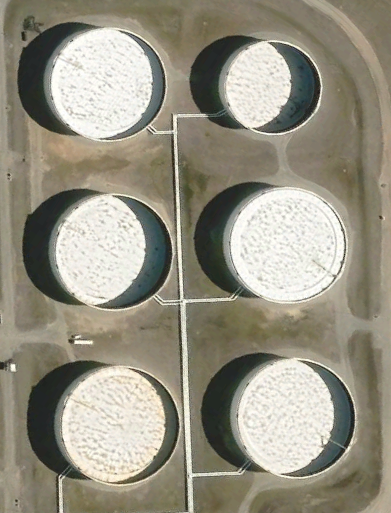
#> input picture data/oil_tank_dataset/comparision/Feb 21 2020 5.30AM/tank1_feb.png, 391 x 513 px
$ python v_final.py
#> lines starting #> are read from the running program, lines starting #| are printed output that depends on the picture; after the words box and inside, x2 and y2 are one past the last pixel; in counts of white or black regions, pixels touching at a corner belong together
#> the answer given: ../data/oil_tank_dataset/comparision/Feb 21 2020 5.30AM
#> the answer given: ../data/oil_tank_dataset/comparision/Feb 21 2020 5.30AM
import cv2
import numpy as np
import os
import pandas as pd
import tkinter as tk
from tkinter import filedialog
import sys
sys.stdout.reconfigure(encoding='utf-8')


# ---------------- CONFIG (same as before) ----------------
HOUGH_DP = 1.0
HOUGH_MIN_DIST = 75
HOUGH_PARAM1 = 195
HOUGH_PARAM2 = 45
HOUGH_MIN_RADIUS = 20
HOUGH_MAX_RADIUS = 120

DRAW_ALPHA = 0.5
MORPH_RELATIVE = 0.04
FILL_KERNEL_MIN = 3

FULL_BRIGHT_MEAN = 155
FULL_BRIGHT_STD = 15

MIN_SHADOW_AREA_FRAC = 0.121
RELAX_MIN_SHADOW_AREA_FRAC = 0.012
MIN_NEAR_EDGE_FRAC = 0.15
RELAX_NEAR_EDGE_FRAC = 0.10
MIN_OFFSET_FRAC = 0.08
RELAX_OFFSET_FRAC = 0.05
MIN_CONTRAST = 18

FULL_VOLUME_THRESHOLD = 12.0  # ✅ Tanks with ≤12% shadow are considered full

OUT_SUFFIX = "_shadow_output.png"


# ---------------- Helper utilities ----------------
def safe_percentile(arr, q, default=0):
    try:
        return float(np.percentile(arr, q))
    except Exception:
        return default


# ---------------- Core function ----------------
def detect_and_calculate_shadow_percentage(image_path, out_folder, results):
    img = cv2.imread(image_path)
#> img is the input picture: shape (513, 391, 3); mean B, G, R 130.8, 146.2, 150.3
    if img is None:
        print(f"[ERR] Cannot open {image_path}")
        return

    h_img, w_img = img.shape[:2]
#> h_img = 513; w_img = 391
    output_image = img.copy()
    hsv_full = cv2.cvtColor(img, cv2.COLOR_BGR2HSV)
#> hsv_full: shape (513, 391, 3); mean H, S, V 29.1, 41.1, 151.5
    v_full = hsv_full[:, :, 2]
    v_blur_for_hough = cv2.medianBlur(v_full, 5)
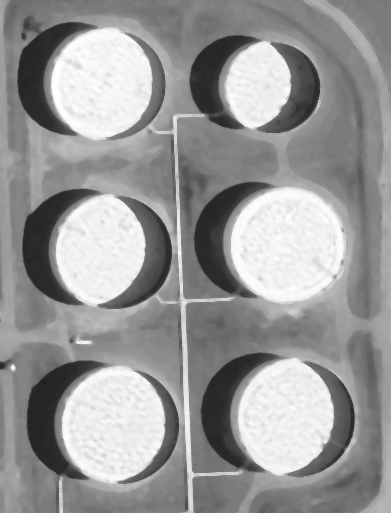
#> v_blur_for_hough: shape (513, 391); min 34, max 255, mean 151.8

    circles = cv2.HoughCircles(
        v_blur_for_hough,
        cv2.HOUGH_GRADIENT,
        dp=HOUGH_DP,
        minDist=HOUGH_MIN_DIST,
        param1=HOUGH_PARAM1,
        param2=HOUGH_PARAM2,
        minRadius=HOUGH_MIN_RADIUS,
        maxRadius=HOUGH_MAX_RADIUS
    )
#> circles = [[120.5, 425.5, 58], [286.5, 245.5, 56.7], [296.5, 417.5, 58.6], [109.5, 252.5, 61.8], [97.5, 80.5, 54.4], [265.5, 86.5, 47.1]]

    if circles is None:
        print(f"No tanks detected in {os.path.basename(image_path)}")
        return

    circles = np.around(circles[0, :]).astype(int)
#> circles = [[120, 426, 58], [286, 246, 57], [296, 418, 59], [110, 252, 62], [98, 80, 54], [266, 86, 47]]
    print(f"Processing {os.path.basename(image_path)} -> found {len(circles)} circles")
#| Processing tank1_feb.png -> found 6 circles

    for idx, (cx, cy, r) in enumerate(circles, start=1):
        cx, cy, r = int(cx), int(cy), int(r)
        if r <= 4:
            continue

        x1 = max(cx - r, 0)
        y1 = max(cy - r, 0)
        x2 = min(cx + r, w_img - 1)
        y2 = min(cy + r, h_img - 1)
        crop_bgr = img[y1:y2 + 1, x1:x2 + 1].copy()
        if crop_bgr.size == 0:
            print(f"  Tank {idx}: empty crop, skipping")
            continue

        h_crop, w_crop = crop_bgr.shape[:2]
        cxc = cx - x1
        cyc = cy - y1
        r_cropped = int(min(r, cxc, cyc, w_crop - 1 - cxc, h_crop - 1 - cyc))
        if r_cropped <= 4:
            print(f"  Tank {idx}: too small after crop, skipping")
            continue

        mask_full = np.zeros((h_crop, w_crop), dtype=np.uint8)
        cv2.circle(mask_full, (cxc, cyc), r_cropped, 255, -1)
        circle_area_px = int(np.count_nonzero(mask_full))
        if circle_area_px == 0:
            continue

        hsv_crop = cv2.cvtColor(crop_bgr, cv2.COLOR_BGR2HSV)
        v_crop = hsv_crop[:, :, 2]

        circle_vals = v_crop[mask_full == 255]
        mean_brightness = float(np.mean(circle_vals)) if circle_vals.size else 0.0
        std_brightness = float(np.std(circle_vals)) if circle_vals.size else 0.0

        # ✅ Handle full/bright tanks (100% volume)
        if mean_brightness >= FULL_BRIGHT_MEAN and std_brightness <= FULL_BRIGHT_STD:
            shadow_percentage = 0.0
            volume_percentage = 100.0
            print(f"  Tank {idx}: FULL (bright uniform) → 100% volume")

            # Record and draw
            results.append({
                "Image Name": os.path.basename(image_path),
                "Tank Index": idx,
                "Shadow %": round(shadow_percentage, 2),
                "Volume %": round(volume_percentage, 2)
            })
            cv2.circle(output_image, (cx, cy), r, (0, 255, 0), 2)
            text_pos = (max(cx - r, 5), max(cy - r - 10, 15))
            cv2.putText(output_image, f"{volume_percentage:.1f}%", text_pos,
                        cv2.FONT_HERSHEY_SIMPLEX, 0.6, (0, 255, 0), 2, cv2.LINE_AA)
            continue

        # --- Normal shadow-based calculation ---
        sigma = max(1.0, r_cropped * 0.5)
        bg = cv2.GaussianBlur(v_crop, (0, 0), sigmaX=sigma)
        diff_img = cv2.subtract(bg, v_crop)
        diff_vals = diff_img[mask_full == 255]
        if diff_vals.size == 0:
            print(f"  Tank {idx}: no diff values, skip")
            continue

        thr_val = safe_percentile(diff_vals, 68, default=10)
        thr_val = max(8, int(round(thr_val)))

        shadow_mask = np.zeros_like(diff_img, dtype=np.uint8)
        shadow_mask[(diff_img >= thr_val) & (mask_full == 255)] = 255

        kern_size = max(FILL_KERNEL_MIN, int(round(r_cropped * MORPH_RELATIVE)))
        if kern_size % 2 == 0:
            kern_size += 1
        morph_k = cv2.getStructuringElement(cv2.MORPH_ELLIPSE, (kern_size, kern_size))
        shadow_clean = cv2.morphologyEx(shadow_mask, cv2.MORPH_CLOSE, morph_k, iterations=2)
        shadow_clean = cv2.morphologyEx(shadow_clean, cv2.MORPH_OPEN, morph_k, iterations=1)

        contours, _ = cv2.findContours(shadow_clean, cv2.RETR_EXTERNAL, cv2.CHAIN_APPROX_SIMPLE)
        if not contours:
            print(f"  Tank {idx}: no dark region found")
            shadow_percentage = 0.0
            volume_percentage = 100.0
            print(f"  Tank {idx}: AUTO-FULL (no shadow region) → 100% volume")
            results.append({
                "Image Name": os.path.basename(image_path),
                "Tank Index": idx,
                "Shadow %": round(shadow_percentage, 2),
                "Volume %": round(volume_percentage, 2)
            })
            cv2.circle(output_image, (cx, cy), r, (0, 255, 0), 2)
            text_pos = (max(cx - r, 5), max(cy - r - 10, 15))
            cv2.putText(output_image, f"{volume_percentage:.1f}%", text_pos,
                        cv2.FONT_HERSHEY_SIMPLEX, 0.6, (0, 255, 0), 2, cv2.LINE_AA)
            continue

        main_shadow = max(contours, key=cv2.contourArea)
        main_area = cv2.contourArea(main_shadow)
        area_frac = main_area / float(circle_area_px)

        if area_frac < MIN_SHADOW_AREA_FRAC:
            if area_frac < RELAX_MIN_SHADOW_AREA_FRAC:
                print(f"  Tank {idx}: shadow too small (area_frac={area_frac:.3f}), skip")
                continue

        M = cv2.moments(main_shadow)
        if M.get("m00", 0) == 0:
            print(f"  Tank {idx}: shadow moment zero, skip")
            continue
        sx = int(M["m10"] / M["m00"])
        sy = int(M["m01"] / M["m00"])
        offset_ratio = np.hypot((sx - cxc), (sy - cyc)) / float(r_cropped)

        pts = main_shadow.reshape(-1, 2)
        dists = np.sqrt((pts[:, 0] - cxc) ** 2 + (pts[:, 1] - cyc) ** 2)
        near_edge_count = int(np.count_nonzero(dists >= (0.85 * r_cropped)))
        proportion_near_edge = near_edge_count / float(max(1, len(pts)))

        dark_vals = v_crop[shadow_clean == 255]
        if dark_vals.size == 0:
            print(f"  Tank {idx}: dark region has no pixels, skip")
            continue
        mean_dark = float(np.mean(dark_vals))
        contrast = mean_brightness - mean_dark

        accept = False
        mode = None
        if (area_frac >= MIN_SHADOW_AREA_FRAC and
            (proportion_near_edge >= MIN_NEAR_EDGE_FRAC or offset_ratio >= MIN_OFFSET_FRAC) and
            contrast >= MIN_CONTRAST):
            accept = True
            mode = "strict"
        else:
            if (area_frac >= RELAX_MIN_SHADOW_AREA_FRAC and
                (proportion_near_edge >= RELAX_NEAR_EDGE_FRAC or offset_ratio >= RELAX_OFFSET_FRAC) and
                contrast >= (MIN_CONTRAST - 6)):
                accept = True
                mode = "relaxed"

        if not accept:
            print(f"  Tank {idx}: rejected (area={area_frac:.3f}, offset={offset_ratio:.3f}, edge={proportion_near_edge:.3f}, contrast={contrast:.1f})")
            continue

        selected_mask = np.zeros_like(shadow_clean)
        cv2.drawContours(selected_mask, [main_shadow], -1, 255, -1)

        fill_k = cv2.getStructuringElement(cv2.MORPH_ELLIPSE, (max(3, kern_size), max(3, kern_size)))
        dilated = cv2.dilate(selected_mask, fill_k, iterations=2)
        seed_x = np.clip(sx, 0, w_crop - 1)
        seed_y = np.clip(sy, 0, h_crop - 1)
        if dilated[seed_y, seed_x] == 0:
            nz = np.transpose(np.nonzero(selected_mask))
            if nz.shape[0] > 0:
                seed_y, seed_x = int(nz[0][0]), int(nz[0][1])
            else:
                seed_x, seed_y = cxc, cyc

        flood = dilated.copy()
        flood_mask = np.zeros((h_crop + 2, w_crop + 2), dtype=np.uint8)
        try:
            cv2.floodFill(flood, flood_mask, (seed_x, seed_y), 255)
        except Exception:
            flood = dilated

        flood = cv2.bitwise_and(flood, mask_full)
        flood = cv2.bitwise_or(selected_mask, flood)
        flood = cv2.morphologyEx(flood, cv2.MORPH_CLOSE, fill_k, iterations=1)

        num_labels, labels, stats, _ = cv2.connectedComponentsWithStats(flood, connectivity=8)
        if num_labels > 1:
            min_comp_area = max(8, int(0.001 * circle_area_px))
            cleaned = np.zeros_like(flood)
            for lbl in range(1, num_labels):
                area = int(stats[lbl, cv2.CC_STAT_AREA])
                if area >= min_comp_area:
                    cleaned[labels == lbl] = 255
            flood = cleaned

        final_shadow_pixels = int(np.count_nonzero(flood))
        shadow_percentage = (final_shadow_pixels / float(circle_area_px)) * 100.0
        shadow_percentage = min(100.0, shadow_percentage)
        volume_percentage = 100.0 - shadow_percentage

        # ✅ Treat ≤12% shadow as full
        if shadow_percentage <= FULL_VOLUME_THRESHOLD:
            volume_percentage = 100.0
            shadow_percentage = 0.0
            print(f"  Tank {idx}: AUTO-FULL (shadow ≤ {FULL_VOLUME_THRESHOLD}%) → 100% volume")

        overlay_crop = crop_bgr.copy()
        overlay_color = np.zeros_like(overlay_crop)
        overlay_color[:, :] = (0, 0, 255)
        sel_mask_3c = cv2.merge([flood, flood, flood])
        blend = cv2.addWeighted(overlay_crop, 1 - DRAW_ALPHA, overlay_color, DRAW_ALPHA, 0)
        overlay_crop = np.where(sel_mask_3c == 255, blend, overlay_crop).astype(np.uint8)
        output_image[y1:y2 + 1, x1:x2 + 1] = overlay_crop

        color = (0, 255, 0) if volume_percentage == 100.0 else (0, 0, 255)
        cv2.circle(output_image, (cx, cy), r, color, 2)
        text_pos = (max(cx - r, 5), max(cy - r - 10, 15))
        cv2.putText(output_image, f"{volume_percentage:.1f}%", text_pos,
                    cv2.FONT_HERSHEY_SIMPLEX, 0.6, color, 2, cv2.LINE_AA)

        results.append({
            "Image Name": os.path.basename(image_path),
            "Tank Index": idx,
            "Shadow %": round(shadow_percentage, 2),
            "Volume %": round(volume_percentage, 2)
        })

        print(f"  Tank {idx}: ACCEPTED ({mode}) area={area_frac:.3f} offset={offset_ratio:.3f} edge={proportion_near_edge:.3f} contrast={contrast:.1f} -> {shadow_percentage:.1f}%")
#> this loop made 6 passes
#> (cx, cy, r, x1, y1, x2, y2, h_crop) on passes 1, 3, 4, 5, 6: (120, 426, 58, 62, 368, 178, 484, 117), (296, 418, 59, 237, 359, 355, 477, 119), (110, 252, 62, 48, 190, 172, 314, 125), (98, 80, 54, 44, 26, 152, 134, 109), (266, 86, 47, 219, 39, 313, 133, 95)
#> (cx, cy, r, x1, y1, x2, y2, h_crop) on pass 2: (286, 246, 57, 229, 189, 343, 303, 115)
#|   Tank 1: ACCEPTED (strict) area=0.136 offset=0.690 edge=0.748 contrast=117.9 -> 17.8%
#|   Tank 2: shadow too small (area_frac=0.005), skip
#|   Tank 3: ACCEPTED (strict) area=0.218 offset=0.602 edge=0.680 contrast=109.8 -> 26.3%
#|   Tank 4: ACCEPTED (strict) area=0.242 offset=0.586 edge=0.642 contrast=96.7 -> 29.6%
#|   Tank 5: AUTO-FULL (shadow ≤ 12.0%) → 100% volume
#|   Tank 5: ACCEPTED (relaxed) area=0.063 offset=0.803 edge=1.000 contrast=97.7 -> 0.0%
#|   Tank 6: ACCEPTED (strict) area=0.283 offset=0.560 edge=0.583 contrast=95.9 -> 33.4%
#> pass 1, in detect_and_calculate_shadow_percentage, `crop_bgr = img[y1:y2 + 1, x1:x2 + 1].copy()`:
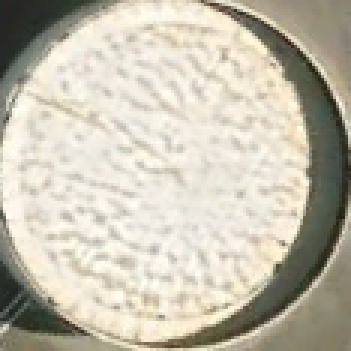
#> crop_bgr: shape (117, 117, 3) (shown 3 times larger); mean B, G, R 175.1, 190.8, 196.4
#> after the loop:
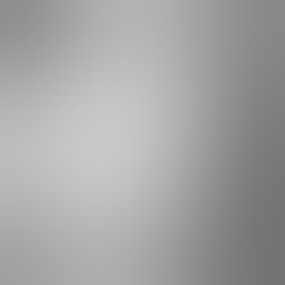
#> bg: shape (95, 95) (shown 3 times larger); min 115, max 201, mean 164.4
#> after the loop:
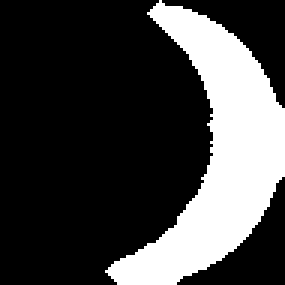
#> cleaned: shape (95, 95) (shown 3 times larger); 25.6% white; 1 white region, box (x1, y1, x2, y2) and area: (35, 0, 95, 95) 2309
#> after the loop:
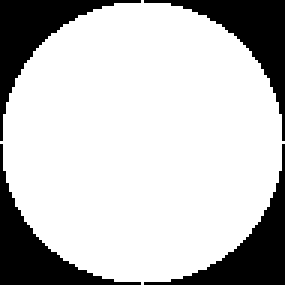
#> mask_full: shape (95, 95) (shown 3 times larger); 76.7% white; 4 black regions, box (x1, y1, x2, y2) and area: (0, 0, 47, 47) 526, (48, 0, 95, 47) 526, (0, 48, 47, 95) 526, (48, 48, 95, 95) 526
#> after the loop:
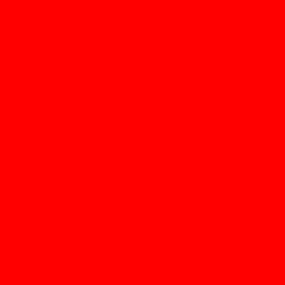
#> overlay_color: shape (95, 95, 3) (shown 3 times larger); mean B, G, R 0, 0, 255
#> after the loop: selected_mask: shape (95, 95); 23% white; 1 white region, box (x1, y1, x2, y2) and area: (37, 3, 95, 95) 2074
#> after the loop: shadow_clean: shape (95, 95); 26% white; 6 white regions (1 under 20 px), largest, box (x1, y1, x2, y2) and area: (37, 3, 95, 95) 2074, (0, 39, 11, 70) 117, (20, 0, 46, 12) 85, (8, 72, 19, 84) 35, (2, 30, 9, 37) 29
#> after the loop: shadow_mask: shape (95, 95); 24.6% white; 13 white regions (10 under 20 px), largest, box (x1, y1, x2, y2) and area: (34, 3, 95, 94) 2005, (1, 55, 30, 91) 89, (12, 1, 47, 17) 80
#> after the loop:
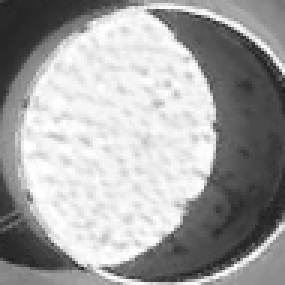
#> v_crop: shape (95, 95) (shown 3 times larger); min 29, max 255, mean 163.6
#> after the loop, nz = 689 pairs, first value 0 to 86, second value 0 to 63; results = 5 items

    os.makedirs(out_folder, exist_ok=True)
    base = os.path.splitext(os.path.basename(image_path))[0]
    out_path = os.path.join(out_folder, base + OUT_SUFFIX)
    cv2.imwrite(out_path, output_image)
    print(f"Saved -> {out_path}")
#| Saved -> ../data/oil_tank_dataset/comparision/Feb 21 2020 5.30AM/tank1_feb_shadow_output.png


# ---------------- Main (folder selection) ----------------
if __name__ == "__main__":
    root = tk.Tk()
    root.withdraw()

    print("Select INPUT folder with images.")
    input_folder = filedialog.askdirectory(title="Select INPUT folder (images)")
    if not input_folder:
        print("No input folder selected — exiting.")
        raise SystemExit

    print("Select OUTPUT folder to save annotated results (or Cancel to create 'shadow_output' inside input).")
    output_folder = filedialog.askdirectory(title="Select OUTPUT folder (or Cancel)")
    if not output_folder:
        output_folder = os.path.join(input_folder, "shadow_output")
        os.makedirs(output_folder, exist_ok=True)

    print(f"\nInput:  {input_folder}")
    print(f"Output: {output_folder}\n")

    exts = (".png", ".jpg", ".jpeg", ".bmp", ".tif", ".tiff")
    files = [f for f in sorted(os.listdir(input_folder))
             if f.lower().endswith(exts) and not f.lower().endswith(OUT_SUFFIX)]

    if not files:
        print("No images found in input folder. Exiting.")
        raise SystemExit

    results = []

    for fname in files:
        path = os.path.join(input_folder, fname)
        print(f"\n=== {fname} ===")
        detect_and_calculate_shadow_percentage(path, output_folder, results)
#> pass 2 of the loop `for fname in files:`:
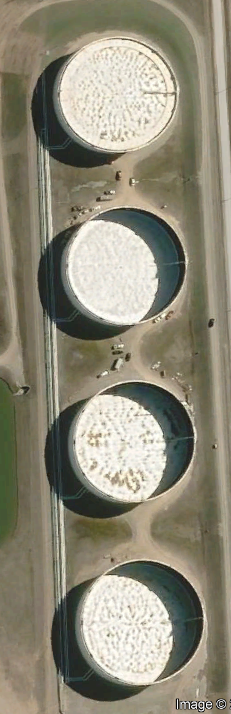
#> input picture data/oil_tank_dataset/comparision/Feb 21 2020 5.30AM/tank2_feb.png, 231 x 714 px
#> in detect_and_calculate_shadow_percentage, img is the input picture: shape (714, 231, 3); mean B, G, R 120.3, 137.9, 142.1
#> hsv_full: shape (714, 231, 3); mean H, S, V 29.5, 48.4, 143.7
#> v_full: shape (714, 231)
#> v_blur_for_hough: shape (714, 231)
#> in detect_and_calculate_shadow_percentage (call 2), `circles = cv2.HoughCircles( v_blur_for_hough, cv2.HOUGH_GRADIENT, dp=H..`: circles = [[126.5, 264.5, 58.4], [136.5, 624.5, 61.9], [108.5, 96.5, 56.1], [125.5, 444.5, 58.2]]
#> in detect_and_calculate_shadow_percentage (call 2), `circles = np.around(circles[0, :]).astype(int)`: circles = [[126, 264, 58], [136, 624, 62], [108, 96, 56], [126, 444, 58]]
#| Processing tank2_feb.png -> found 4 circles
#> the loop in detect_and_calculate_shadow_percentage (call 2), `for idx, (cx, cy, r) in enumerate(circles, start=1):` made 4 passes
#> (cx, cy, r, x1, y1, x2, y2, h_crop) on passes 1 to 4: (126, 264, 58, 68, 206, 184, 322, 117), (136, 624, 62, 74, 562, 198, 686, 125), (108, 96, 56, 52, 40, 164, 152, 113), (126, 444, 58, 68, 386, 184, 502, 117)
#> (printed output is left out)
#> after the loop in detect_and_calculate_shadow_percentage (call 2), `for idx, (cx, cy, r) in enumerate(circles, start=1):`:
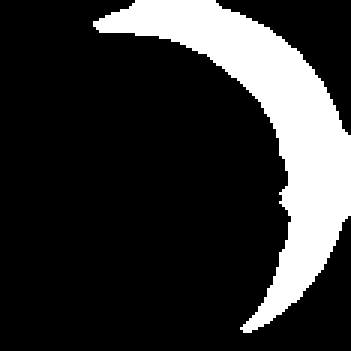
#> cleaned: shape (117, 117) (shown 3 times larger); 19.1% white; 1 white region, box (x1, y1, x2, y2) and area: (31, 0, 117, 111) 2614
#> after the loop in detect_and_calculate_shadow_percentage (call 2), `for idx, (cx, cy, r) in enumerate(circles, start=1):`:
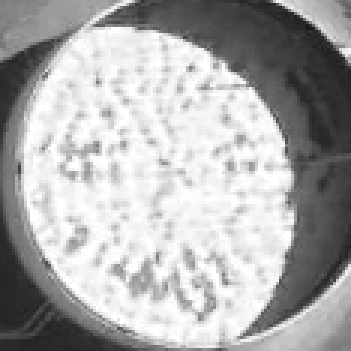
#> v_crop: shape (117, 117) (shown 3 times larger); min 24, max 255, mean 172.5
#> after the loop in detect_and_calculate_shadow_percentage (call 2), `for idx, (cx, cy, r) in enumerate(circles, start=1):`: nz = 2347 pairs, first value 0 to 110, second value 32 to 116; results = 9 items
#| Saved -> ../data/oil_tank_dataset/comparision/Feb 21 2020 5.30AM/tank2_feb_shadow_output.png

    if results:
        df = pd.DataFrame(results)
        avg_volume = df["Volume %"].mean()
        df.loc[len(df)] = ["TOTAL AVERAGE", "-", "-", round(avg_volume, 2)]

        excel_path = os.path.join(output_folder, "Tank_Shadow_Volume_Data.xlsx")
        df.to_excel(excel_path, index=False)
        print(f"\nExcel saved: {excel_path}")
#| Excel saved: ../data/oil_tank_dataset/comparision/Feb 21 2020 5.30AM/Tank_Shadow_Volume_Data.xlsx
        print(f"Total Average Volume: {avg_volume:.2f}%")
    else:
        print("\nNo valid tanks found — Excel not created.")

    print("\nAll done.")
